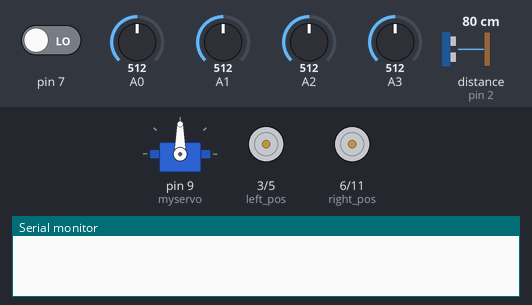
Simulated run of this sketch. Board: Arduino Uno, built with avr-gcc and run on an emulated ATmega328P. Shown: servo, motor-driver pin pairs drawn as motors (green arrow = first pin HIGH = forward, orange = second pin HIGH = backward, longer = more drive), the last lines printed to the serial monitor. The inputs (shaded band) are chosen by the test bench; at power-on: pin 7 LOW, distance to the obstacle (sensor on pin 2) 80 cm, A0 = 512, A2 = 512, A1 = 512, A3 = 512. The echo pulse lasts 58.3 µs per cm.

Above: at 1.7 s.
1.8 s: pin 7 driven HIGH
3.3 s: distance to the obstacle (sensor on pin 2) set to 21 cm
4.8 s: distance to the obstacle (sensor on pin 2) set to 18 cm
At 5.7 s:
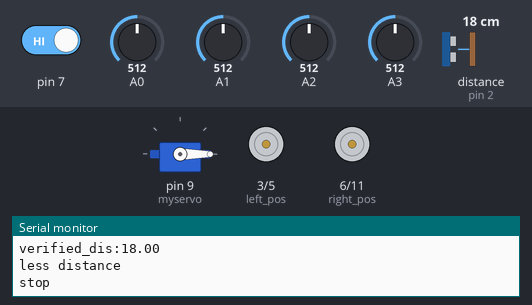
7.8 s: distance to the obstacle (sensor on pin 2) set to 120 cm
At 8.9 s:
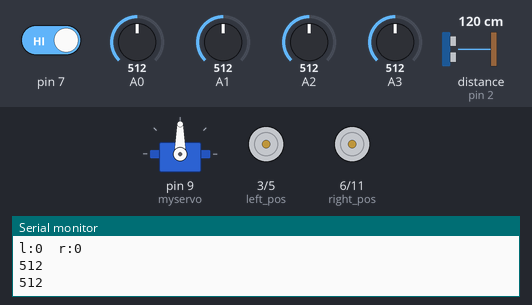
9.3 s: A0 set to 531
At 9.8 s:
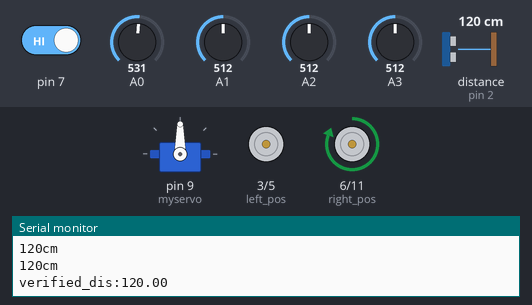
10.8 s: A2 set to 524
At 11.9 s:
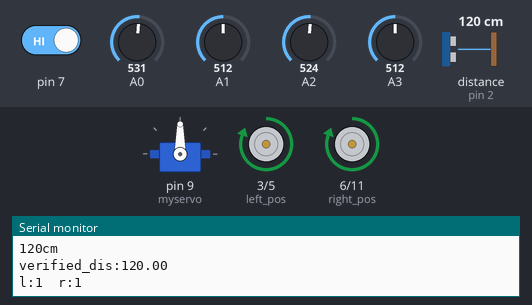
Timing chart, 0 to 13.3 s (numbered marks = the images above; inputs shaded):
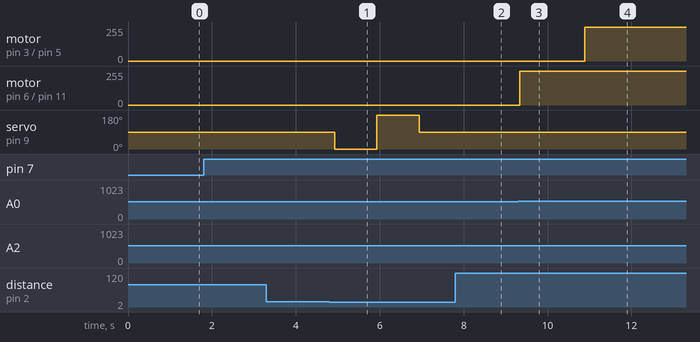

Measured:
- the behaviour switches between 20 and 19 cm on distance to the obstacle (sensor on pin 2) (found by bisection; images 0 and 1)
- the behaviour switches between 512 and 513 on A0 (found by bisection; images 2 and 3)
- the behaviour switches between 512 and 513 on A2 (found by bisection; images 3 and 4)
- after the input at 4.8 s, servo on pin 9 (myservo): 90° → 0° after 0.13 s, → 180° 1.0 s later, → 90° 1.0 s later
- after the input at 7.8 s, motor on pin 3 (left_pos) / pin 5 (left_neg): stays stopped (without the input it goes to backward 150/255 after 0.15 s); motor on pin 6 (right_pos) / pin 11 (right_neg): stays stopped (without the input it goes to forward 150/255 after 0.15 s)
- after the input at 9.3 s, motor on pin 6 (right_pos) / pin 11 (right_neg): stopped → forward 255/255 at once
- after the input at 10.8 s, motor on pin 3 (left_pos) / pin 5 (left_neg): stopped → forward 255/255 after 0.09 s

The sketch:

light_follower_with_obstacle.ino
```cpp
#include <Servo.h>

const int trigPin = 4;
const int echoPin =2;

int s=255; //motor default speed
int l_ldr;
int r_ldr;
long duration, inches, cm;
int Distance=20;
int left_pos=3;
int left_neg=5;
int right_pos=6;
int right_neg=11;
int servo_turn_time=1000;

int turn=225;    //turn speed in light searching
Servo myservo;


void setup() {
  // put your setup code here, to run once:
Serial.begin(9600);
  pinMode(left_pos,OUTPUT);
pinMode(left_neg,OUTPUT);
pinMode(right_pos,OUTPUT);
pinMode(right_neg,OUTPUT);
 pinMode(trigPin, OUTPUT);
  pinMode(echoPin, INPUT);
  pinMode(A0,INPUT);
  pinMode(A1,INPUT);
  pinMode(A2,INPUT);
  pinMode(A3,INPUT);
  myservo.attach(9);
  myservo.write(90);
  delay(500);
 // chk_dis();
 // chk_dis();
  pinMode(7,INPUT);

}
void reverse(int Speed=s)
{
  analogWrite(left_pos,LOW);
  digitalWrite(left_neg,Speed);
  analogWrite(right_pos,LOW);
  digitalWrite(right_neg,Speed);
   Serial.println("reverse");
}

void reverse_left(int Speed=s)
{
  analogWrite(left_pos,LOW);
  digitalWrite(left_neg,Speed);
  analogWrite(right_pos,LOW);
  digitalWrite(right_neg,LOW);
   Serial.println("reverse_left");
}

void reverse_right(int Speed=s)
{
  analogWrite(left_pos,LOW);
  digitalWrite(left_neg,LOW);
  analogWrite(right_pos,LOW);
  digitalWrite(right_neg,Speed);
   Serial.println("reverse_right");
}
void forward(int Speed=s)
{
  analogWrite(left_pos,Speed);
  digitalWrite(left_neg,LOW);
  analogWrite(right_pos,Speed);
  digitalWrite(right_neg,LOW);
  Serial.println("forward");
}

void Stop()
{
  digitalWrite(left_pos,LOW);
  digitalWrite(left_neg,LOW);
 digitalWrite(right_pos,LOW);
  digitalWrite(right_neg,LOW);
   Serial.println("stop");

}
void right(int Speed=s)
{
   analogWrite(left_pos,Speed);
  digitalWrite(left_neg,LOW);
  digitalWrite(right_pos,LOW);
  analogWrite(right_neg,Speed);
   Serial.println("right");
}
void left(int Speed=s)
{
  digitalWrite(left_pos,LOW);
  analogWrite(left_neg,Speed);
  analogWrite(right_pos,Speed);
  digitalWrite(right_neg,LOW);
   Serial.println("left");
}

void d_left(int Speed=s)
{
   analogWrite(left_pos,LOW);
  digitalWrite(left_neg,LOW);
  digitalWrite(right_pos,Speed);
  analogWrite(right_neg,LOW);
  Serial.println("left");
}
void d_right(int Speed=s)
{
  digitalWrite(left_pos,Speed);
  analogWrite(left_neg,LOW);
  analogWrite(right_pos,LOW);
  digitalWrite(right_neg,LOW);
   Serial.println("right");
}
long dis()
{

  digitalWrite(trigPin, LOW);
  delayMicroseconds(2);
  digitalWrite(trigPin, HIGH);
  delayMicroseconds(10);
  digitalWrite(trigPin, LOW);

  // Read the signal from the sensor: a HIGH pulse whose
  // duration is the time (in microseconds) from the sending
  // of the ping to the reception of its echo off of an object.

  duration = pulseIn(echoPin, HIGH);

  cm = duration / 29 / 2;

 Serial.print(cm);
  Serial.print("cm");
 Serial.println();
  return cm;
}

 int Delay(int a,int i)
 {
  while(check()&&a!=0)
  {
    delay(i);
    a-=i;
  }
 }

float chk_dis()
{
  const int x=3;
   float arr[x];
  float tot=0;
  for(int i=0;i<x;i++)
  {
    arr[i]=dis();
    tot+=arr[i];
  }
  int avg=tot/x;
  for(int i=0;i<x;i++)
  {
    if((arr[i]-avg)>2||(arr[i]-avg)<-2)
    return chk_dis();
  }

  if(arr[0]==0)
  {
    Serial.println("abrupt:");
    Stop();
    return chk_dis();
  }
  Serial.print("verified_dis:");
  Serial.println(arr[0]);
  return arr[0];
}


int check()
 {
  int l_ldr=(analogRead(A0)>analogRead(A1))?HIGH:LOW;
 int r_ldr=(analogRead(A2)>analogRead(A3))?HIGH:LOW;
  if(l_ldr==LOW && r_ldr==LOW)
  return 1;
  else
  return 0;
 }


void loop() {


if(digitalRead(7)==HIGH)
{
//*
float distance=chk_dis();
if(distance<Distance/4)
{
  reverse();
}
if(distance<Distance/2)
  {int eo=0;
    while(chk_dis()<Distance*3/2)
    {eo++;
      if(eo%2==0)
      {
        reverse_left();delay(100);
      }
      else
      {
         reverse_right();delay(100);
      }
    }
  }
   else if(distance<Distance)
    {
      Serial.println("less distance");
      Stop();
      myservo.write(0);
      delay(servo_turn_time);
      if(chk_dis()>Distance)
      {Serial.println("right clear");
         myservo.write(90);delay(servo_turn_time);
        while(chk_dis()<Distance)
        {
          right(turn);delay(500);
        }
      }
      else
        {
           myservo.write(180);delay(servo_turn_time);
           if(chk_dis()>Distance)
            {Serial.println("left clear");
               myservo.write(90);delay(servo_turn_time);
                while(chk_dis()<Distance)
                {
                  left(turn);
                  delay(500);
                }
            }
            else
            {myservo.write(90);delay(servo_turn_time);
                 while(chk_dis()<Distance)
                {
                  left(150);
                  delay(500);
                }
            }
        }
    }

//  else
//    forward(255);
//   }


else
{
  l_ldr=(analogRead(A0)>analogRead(A1))?HIGH:LOW;
  r_ldr=(analogRead(A2)>analogRead(A3))?HIGH:LOW;
  Serial.print("l:");Serial.print(l_ldr);
  Serial.print("  r:");Serial.println(r_ldr);
  Serial.println(analogRead(A0));
  Serial.println(analogRead(A1));
  if(l_ldr==HIGH&&r_ldr==HIGH)forward();
  else if(l_ldr==LOW&&r_ldr==HIGH)d_right();
  else if(l_ldr==HIGH&&r_ldr==LOW)d_left();
    /*else  if(l_ldr==LOW && r_ldr==LOW)     //search
     {int a=0;int i=200;
      while(check())
      {
       left();
       Delay(a,i);
       if(!check())break;
       a+=i;
       right();
       Delay(a,i);
       a+=i;
      }

     }*/    //search
  else Stop();
}//  comment

}
 }
```
